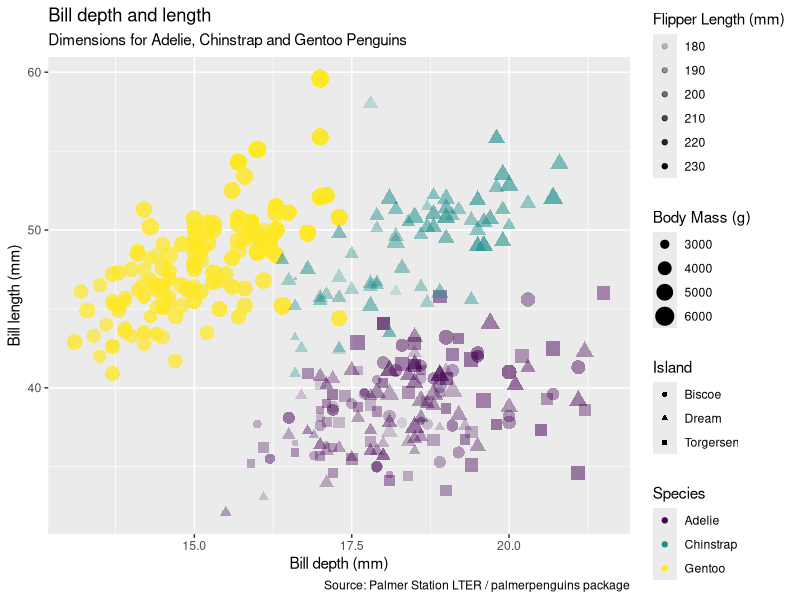
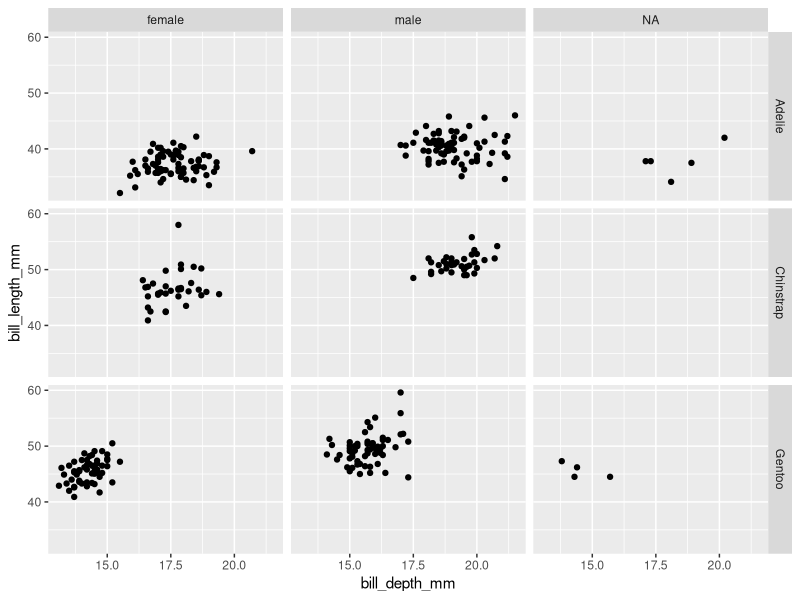
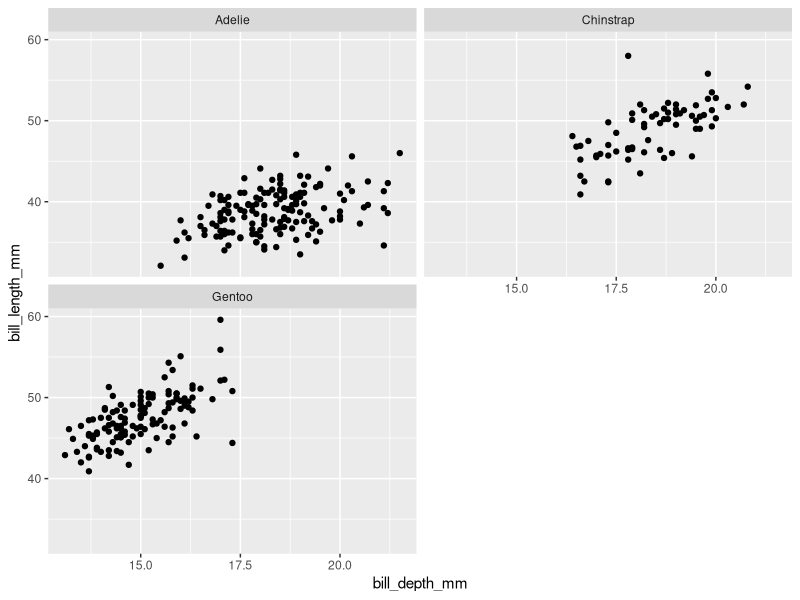
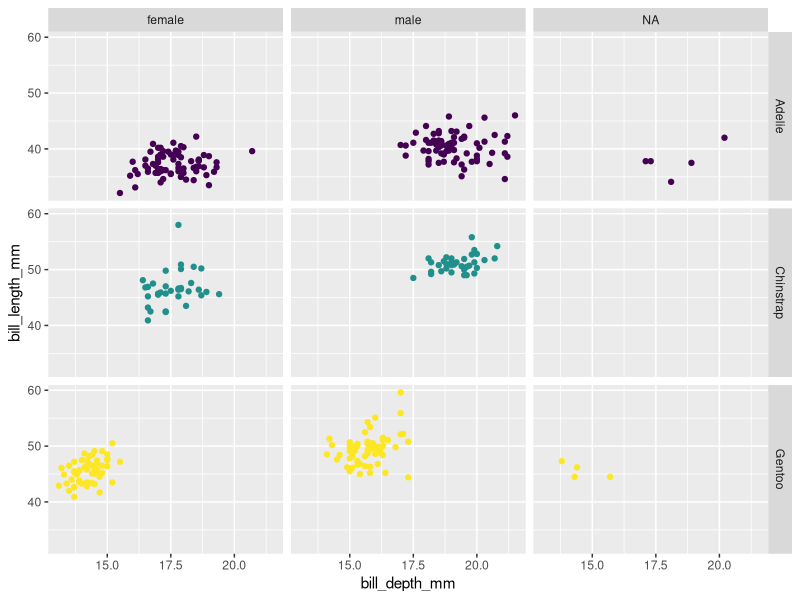

These figures' R source, in order:
### Plotting with ggplot using data from the "palmerpenguins" package
### Created by: Wei Shen Lim
### Created on: 2026-09-09
###########################################

## Load Libraries
library(palmerpenguins)
library(tidyverse)

## View data
glimpse(penguins)

## Exploring mapping options of ggplot
ggplot(data = penguins, #set data frame
       mapping = aes(x = bill_depth_mm, #arguments in aes = mapping
                     y = bill_length_mm,
                     color = species,
                     shape = island,
                     size = body_mass_g,
                     alpha = flipper_length_mm)) + #alpha = transparency
  geom_point() + #arguments in geoms = setting
  labs(title = "Bill depth and length",
       subtitle = "Dimensions for Adelie, Chinstrap and Gentoo Penguins",
       x = "Bill depth (mm)",
       y = "Bill length (mm)",
       color = "Species",
       shape = "Island", 
       size = "Body Mass (g)", 
       alpha = "Flipper Length (mm)", 
       caption = "Source: Palmer Station LTER / palmerpenguins package") +
  scale_color_viridis_d() #color scale for color blindness

## Faceting (smaller plots that display different subsets of the data)
#facet_grid #must be a grid
ggplot(penguins,
       aes(x = bill_depth_mm,
           y = bill_length_mm)) +
  geom_point() +
  facet_grid(species~sex) #makes multiple plots group by species (rows) and sex (columns)

#facet_wrap (can manipulate rows and columns)
ggplot(penguins,
       aes(x = bill_depth_mm,
           y = bill_length_mm)) +
  geom_point() +
  facet_wrap(~ species, ncol = 2) #wrap by species, and make it two columns

## Combine facet with others
ggplot(penguins,
       aes(x = bill_depth_mm,
           y = bill_length_mm,
           color = species)) +
  geom_point() +
  scale_color_viridis_d() +
  facet_grid(species~sex) +
  guides(color = "none") #remove redundant legend
